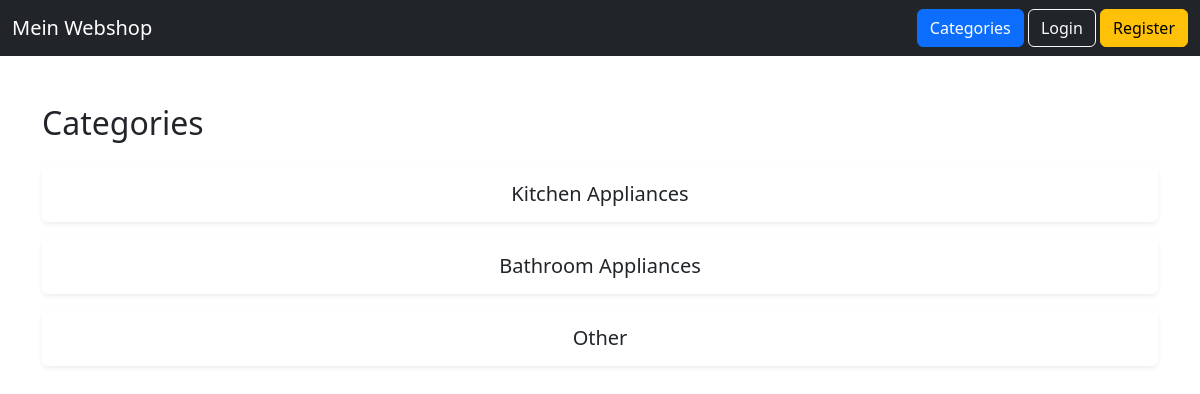
Screenshot of /categories.php?parent_id=2 with the database file from the repository.
### tables this page shows
CREATE TABLE categories (
                            id INT AUTO_INCREMENT PRIMARY KEY,
                            name VARCHAR(100) NOT NULL,
                            parent_id INT NULL,
                            FOREIGN KEY (parent_id) REFERENCES categories(id)
);

### public/categories.php (the view, shortened to what this page needs)
<?php
require_once __DIR__ . '/../includes/db.php';
$parentId = $_GET['parent_id'] ?? null;
if ($parentId === null) {
    $stmt = $pdo->query("SELECT * FROM categories WHERE parent_id IS NULL");
    $items = $stmt->fetchAll(PDO::FETCH_ASSOC);
    $mode = "categories";
} else {
    $stmt = $pdo->prepare("SELECT * FROM categories WHERE parent_id = ?");
    $stmt->execute([$parentId]);
    $subcategories = $stmt->fetchAll(PDO::FETCH_ASSOC);
    if (count($subcategories) > 0) {
        $mode = "categories";
        $items = $subcategories;
    }
}
?>
<!DOCTYPE html>
<html lang="en">
<head>
    <link href="https://cdn.jsdelivr.net/npm/bootstrap@5.3.3/dist/css/bootstrap.min.css" rel="stylesheet">
</head>
<body>
<nav class="navbar navbar-dark bg-dark">
    <div class="container-fluid">
        <a class="navbar-brand" href="index.php">
            Mein Webshop
        </a>
        <div>
            <a href="categories.php" class="btn btn-primary">
                Categories
            </a>
            <?php if (isset($_SESSION['user_id'])): ?>
                <a href="cart.php" class="btn btn-success">
                    Shopping cart
                </a>
                <a href="logout.php" class="btn btn-danger">
                    Logout
                </a>
            <?php else: ?>
                <a href="login.php" class="btn btn-outline-light">
                    Login
                </a>
                <a href="register.php" class="btn btn-warning">
                    Register
                </a>
            <?php endif; ?>
        </div>
    </div>
</nav>
<div class="container mt-5">
    <?php if ($mode === "categories"): ?>
        <h2 class="mb-4">Categories</h2>
        <div class="row g-3">
            <?php foreach ($items as $item): ?>
                <div class="col-12">
                    <a href="categories.php?parent_id=<?= $item['id'] ?>"
                        class="text-decoration-none">
                        <div class="card h-100 shadow-sm border-0">
                            <div class="card-body text-center">
                                <h5 class="card-title mb-0">
                                    <?= htmlspecialchars($item['name']) ?>
                                </h5>
                            </div>
                        </div>
                    </a>
                </div>
            <?php endforeach; ?>
        </div>
    <?php endif; ?>
</div>
</body>
</html>

### rows the page displays
categories: name "Kitchen Appliances"
categories: name "Bathroom Appliances"
categories: name "Other"
